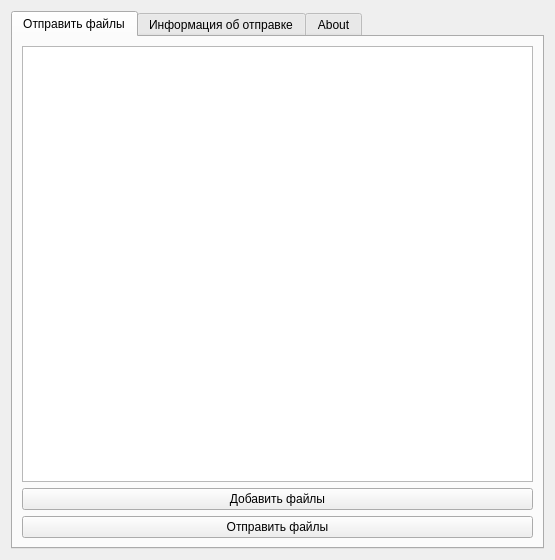
<?xml version="1.0" encoding="UTF-8"?>
<ui version="4.0">
 <class>Form</class>
 <widget class="QWidget" name="Form">
  <property name="geometry">
   <rect>
    <x>0</x>
    <y>0</y>
    <width>555</width>
    <height>560</height>
   </rect>
  </property>
  <property name="windowTitle">
   <string>MinIo - DB - Client</string>
  </property>
  <layout class="QVBoxLayout" name="verticalLayout_2">
   <item>
    <widget class="QTabWidget" name="tabWidget">
     <property name="currentIndex">
      <number>0</number>
     </property>
     <widget class="QWidget" name="tab">
      <attribute name="title">
       <string>Отправить файлы</string>
      </attribute>
      <layout class="QVBoxLayout" name="verticalLayout">
       <item>
        <widget class="QListWidget" name="listWidget"/>
       </item>
       <item>
        <widget class="QPushButton" name="pd_open_file">
         <property name="text">
          <string>Добавить файлы</string>
         </property>
        </widget>
       </item>
       <item>
        <widget class="QPushButton" name="pd_send_file">
         <property name="text">
          <string>Отправить файлы</string>
         </property>
        </widget>
       </item>
      </layout>
     </widget>
     <widget class="QWidget" name="tab_2">
      <attribute name="title">
       <string>Информация об отправке</string>
      </attribute>
      <layout class="QVBoxLayout" name="verticalLayout_4">
       <item>
        <layout class="QHBoxLayout" name="horizontalLayout">
         <item>
          <widget class="QLineEdit" name="getinfoline"/>
         </item>
         <item>
          <widget class="QPushButton" name="pb_get_info">
           <property name="text">
            <string>Получить</string>
           </property>
          </widget>
         </item>
        </layout>
       </item>
       <item>
        <widget class="QScrollArea" name="scrollArea">
         <property name="widgetResizable">
          <bool>true</bool>
         </property>
         <widget class="QWidget" name="scrollAreaWidgetContents">
          <property name="geometry">
           <rect>
            <x>0</x>
            <y>0</y>
            <width>98</width>
            <height>89</height>
           </rect>
          </property>
          <layout class="QVBoxLayout" name="verticalLayout_3">
           <item>
            <widget class="QTableView" name="tableView"/>
           </item>
          </layout>
         </widget>
        </widget>
       </item>
       <item>
        <layout class="QHBoxLayout" name="horizontalLayout_2">
         <item>
          <widget class="QPushButton" name="pb_download_all">
           <property name="text">
            <string>Скачать все</string>
           </property>
          </widget>
         </item>
         <item>
          <widget class="QPushButton" name="pb_delete">
           <property name="text">
            <string>Удалить</string>
           </property>
          </widget>
         </item>
        </layout>
       </item>
      </layout>
     </widget>
     <widget class="QWidget" name="tab_3">
      <attribute name="title">
       <string>About</string>
      </attribute>
      <layout class="QVBoxLayout" name="verticalLayout_5">
       <item>
        <widget class="QPushButton" name="pb_about">
         <property name="text">
          <string>Посмотреть подсказку</string>
         </property>
        </widget>
       </item>
      </layout>
     </widget>
    </widget>
   </item>
  </layout>
 </widget>
 <resources/>
 <connections/>
</ui>
